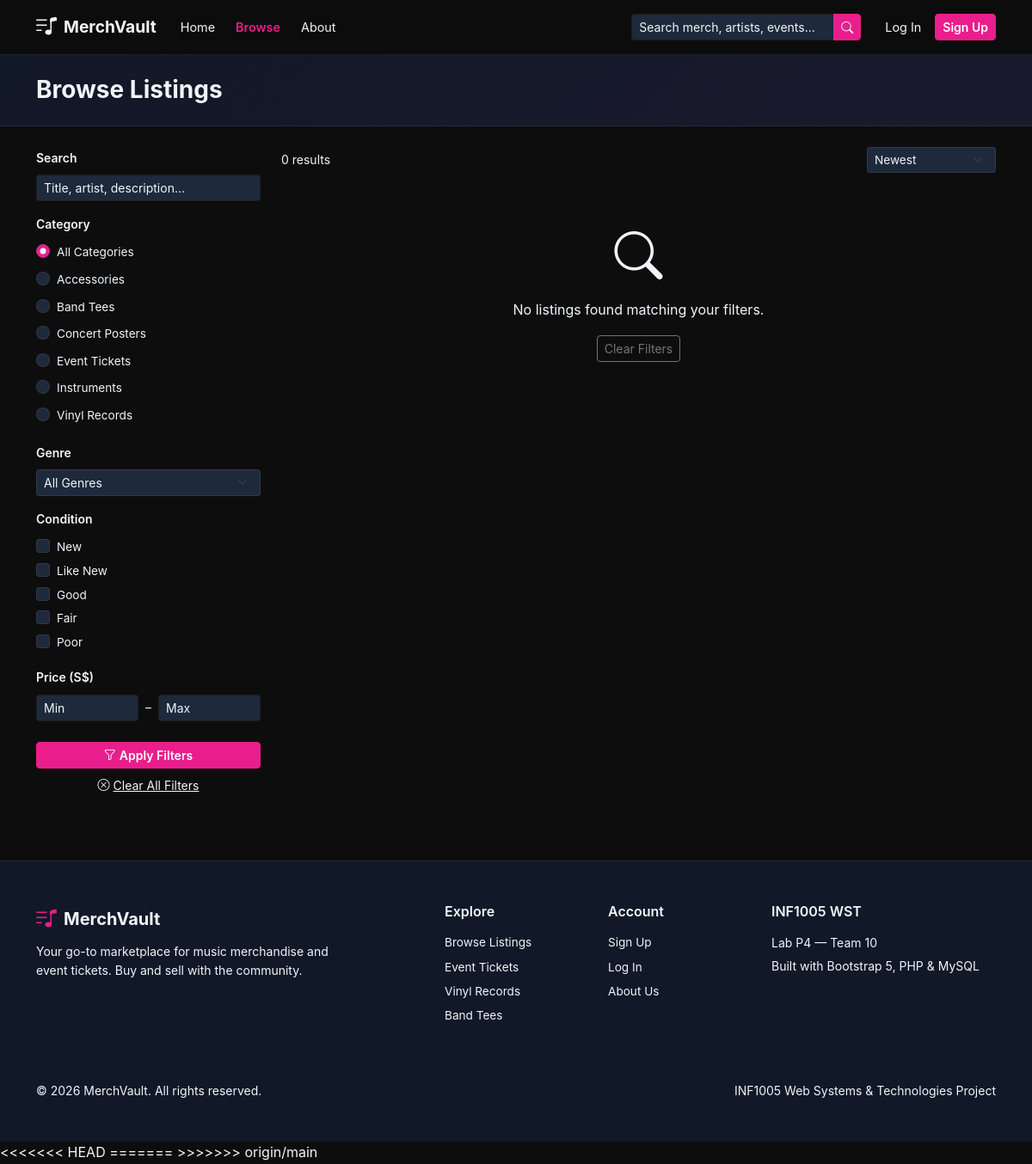
Screenshot of /browse.php with the database file from the repository.
### tables this page shows
CREATE TABLE IF NOT EXISTS categories (
    category_id   INT UNSIGNED     NOT NULL AUTO_INCREMENT,
    name          VARCHAR(100)     NOT NULL,
    slug          VARCHAR(100)     NOT NULL,
    icon_class    VARCHAR(50)      DEFAULT NULL,
    PRIMARY KEY (category_id),
    UNIQUE KEY uq_name (name),
    UNIQUE KEY uq_slug (slug)
);

### includes/sanitize.php (called while the page is built, shortened)
<?php
function clean(string $value): string {
    return htmlspecialchars(trim($value), ENT_QUOTES, 'UTF-8');
}
function sanitizePrice(mixed $value): ?float {
    $result = filter_var($value, FILTER_VALIDATE_FLOAT);
    if ($result === false || $result <= 0) {
        return null;
    }
    return round((float)$result, 2);
}

### includes/filter-form.php (the view, shortened to what this page needs)
<form method="GET" action="/browse.php" id="filterForm" aria-label="Filter listings">
    <div class="mb-3">
        <label for="filterSearch" class="form-label fw-semibold small">Search</label>
        <input type="search" class="form-control form-control-sm"
               id="filterSearch" name="q"
               value="<?= clean($searchQ) ?>"
               placeholder="Title, artist, description…"
               aria-label="Search listings by keyword">
    </div>
    <div class="mb-3">
        <fieldset>
            <legend class="fw-semibold small mb-2">Category</legend>
            <div class="d-flex flex-column gap-1">
                <div class="form-check">
                    <input class="form-check-input filter-check" type="radio"
                           name="category" id="catAll" value=""
                           <?= $catSlug === '' ? 'checked' : '' ?>>
                    <label class="form-check-label small" for="catAll">All Categories</label>
                </div>
                <?php foreach ($allCategories as $cat): ?>
                    <div class="form-check">
                        <input class="form-check-input filter-check" type="radio"
                               name="category" id="cat<?= (int)$cat['category_id'] ?>"
                               value="<?= clean($cat['slug']) ?>"
                               <?= $catSlug === $cat['slug'] ? 'checked' : '' ?>>
                        <label class="form-check-label small" for="cat<?= (int)$cat['category_id'] ?>">
                            <?= clean($cat['name']) ?>
                        </label>
                    </div>
                <?php endforeach; ?>
            </div>
        </fieldset>
    </div>
    <div class="mb-3">
        <label for="filterGenre" class="form-label fw-semibold small">Genre</label>
        <select class="form-select form-select-sm" id="filterGenre" name="genre" aria-label="Filter by genre">
            <option value="">All Genres</option>
        </select>
    </div>
    <div class="mb-3">
        <fieldset>
            <legend class="fw-semibold small mb-2">Condition</legend>
            <?php
            $condLabels = [
                'new'      => 'New',
                'like_new' => 'Like New',
                'good'     => 'Good',
                'fair'     => 'Fair',
                'poor'     => 'Poor',
            ];
            foreach ($condLabels as $val => $label):
            ?>
                <div class="form-check">
                    <input class="form-check-input filter-check" type="checkbox"
                           name="condition[]" id="cond<?= $val ?>"
                           value="<?= $val ?>"
                           <?= in_array($val, $conditions, true) ? 'checked' : '' ?>>
                    <label class="form-check-label small" for="cond<?= $val ?>"><?= $label ?></label>
                </div>
            <?php endforeach; ?>
        </fieldset>
    </div>
    <div class="mb-3">
        <fieldset>
            <legend class="fw-semibold small mb-2">Price (S$)</legend>
            <div class="d-flex gap-2 align-items-center">
                <input type="number" class="form-control form-control-sm"
                       name="min_price" id="minPrice"
                       placeholder="Min" min="0" step="0.01"
                       value="<?= $minPrice !== null ? $minPrice : '' ?>"
                       aria-label="Minimum price">
                <span class="text-muted small">–</span>
                <input type="number" class="form-control form-control-sm"
                       name="max_price" id="maxPrice"
                       placeholder="Max" min="0" step="0.01"
                       value="<?= $maxPrice !== null ? $maxPrice : '' ?>"
                       aria-label="Maximum price">
            </div>
        </fieldset>
    </div>
    <button type="submit" class="btn btn-accent btn-sm w-100 mt-2">
        <i class="bi bi-funnel me-1" aria-hidden="true"></i>Apply Filters
    </button>
    <a href="/browse.php" class="btn btn-link btn-sm w-100 mt-1 text-muted">
        <i class="bi bi-x-circle me-1" aria-hidden="true"></i>Clear All Filters
    </a>
</form>

### rows the page displays
categories: name "Accessories"
categories: name "Band Tees"
categories: name "Concert Posters"
categories: name "Event Tickets"
categories: name "Instruments"
categories: name "Vinyl Records"

### other values shown
$label "New"
$label "Like New"
$label "Good"
$label "Fair"
$label "Poor"
$totalResults "0"
